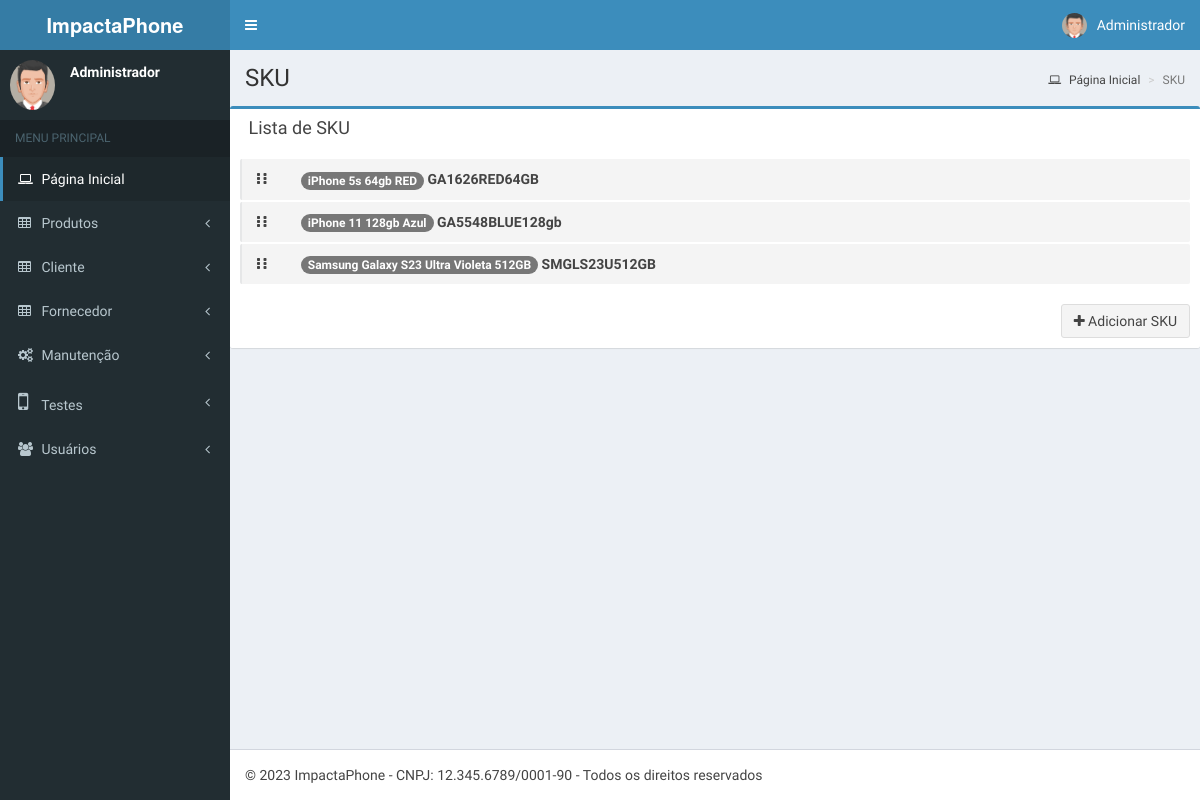
The app's page /interface/prod/index.php (signed in) with its own data.
### tables this page shows
CREATE TABLE IF NOT EXISTS `produtos` (
  `CodRefProduto` int NOT NULL AUTO_INCREMENT,
  `skuProduto` varchar(75) NOT NULL,
  `NomeProduto` varchar(75) NOT NULL,
  `Ativo` int NOT NULL,
  `PublicProduto` int NOT NULL,
  `Usuario_idUser` int NOT NULL,
  PRIMARY KEY (`CodRefProduto`),
  KEY `fk_Produto_Usuario_idx` (`Usuario_idUser`)
);

### App/Models/connect.php (called while the page is built, shortened)
<?php
class Connect{
	var $localhost = "localhost";
	var $root = "root";
	var $passwd = "";
	public function __construct()
	{
		$this->SQL = mysqli_connect($this->localhost, $this->root, $this->passwd);
	}
}

### App/Models/produtos.class.php (the view, shortened to what this page needs)
<?php
   require_once 'connect.php';
   class Produtos extends Connect{
   	public function index($value){
   		$this->query = "SELECT * FROM `produtos` WHERE `PublicProduto` = '$value'";
   		$this->result = mysqli_query($this->SQL, $this->query) or die ( mysqli_error($this->SQL));
   		if($this->result){
   			while ($row = mysqli_fetch_array($this->result)) {
            echo '<li>
          <span class="handle">
            <i class="fa fa-ellipsis-v"></i>
            <i class="fa fa-ellipsis-v"></i>
          </span>
          <form class="label" name="ativ'.$row['CodRefProduto'].'" action="../../App/Database/action.php" method="post">
                    <input type="hidden" name="id" id="id" value="'.$row['CodRefProduto'].'">
                    <input type="hidden" name="status" id="status" value="'.$row['Ativo'].'">
                    <input type="hidden" name="tabela" id="tabela" value="produtos"></form>';
                    echo '
          <span class="text"><span class="badge left">'.$row['NomeProduto'].'</span> '.$row['skuProduto'].'</span>
          <div class="tools right">
                      <a href="" data-toggle="modal" data-target="#myModalup'.$row['CodRefProduto'].'"><i class="fa fa-edit"></i></a>
                    <a href="" data-toggle="modal" data-target="#myModal'.$row['CodRefProduto'].'">';
                    echo '</a> </div>
  <div class="modal fade" id="myModal'.$row['CodRefProduto'].'" tabindex="-1" role="dialog" aria-labelledby="myModalLabel">
    <form id="delprod'.$row['CodRefProduto'].'" name="delprod'.$row['CodRefProduto'].'" action="../../App/Database/delprod.php" method="post" style="color:#000;">
            Nome: '.$row['NomeProduto'].'
            SKU: '.$row['skuProduto'].'
          <input type="hidden" id="id" name="id" value="'.$row['CodRefProduto'].'">
      </form>
    </div>
  <div class="modal fade" id="myModalup'.$row['CodRefProduto'].'" tabindex="-1" role="dialog" aria-labelledby="myModalLabel">
    <form id="Upprod'.$row['CodRefProduto'].'" name="Upprod'.$row['CodRefProduto'].'" action="../../App/Database/insertprod.php" method="post" style="color:#000;">
            <input type="text" id="nomeProduto" name="nomeProduto" value="'.$row['NomeProduto'].'">
            <input type="text" id="skuProduto" name="skuProduto" value="'.$row['skuProduto'].'">
          <input type="hidden" id="id" name="id" value="'.$row['CodRefProduto'].'">
      </form>
    </div>
        </li>';
      }
    }
  }
  }

### records on screen
produtos: NomeProduto "iPhone 5s 64gb RED", skuProduto "GA1626RED64GB"
produtos: NomeProduto "iPhone 11 128gb Azul", skuProduto "GA5548BLUE128gb"
produtos: NomeProduto "Samsung Galaxy S23 Ultra Violeta 512GB", skuProduto "SMGLS23U512GB"

### other values on screen
$usuario "Administrador"
